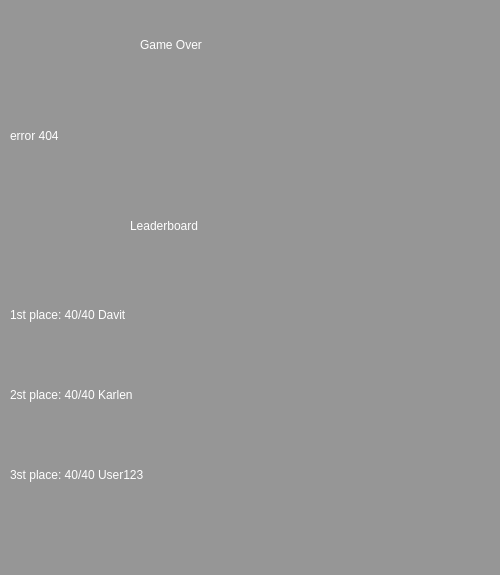
<?xml version="1.0" encoding="UTF-8"?>
<ui version="4.0">
 <class>Form</class>
 <widget class="QWidget" name="Form">
  <property name="geometry">
   <rect>
    <x>0</x>
    <y>0</y>
    <width>500</width>
    <height>575</height>
   </rect>
  </property>
  <property name="minimumSize">
   <size>
    <width>500</width>
    <height>575</height>
   </size>
  </property>
  <property name="maximumSize">
   <size>
    <width>500</width>
    <height>575</height>
   </size>
  </property>
  <property name="windowTitle">
   <string>Form</string>
  </property>
  <property name="styleSheet">
   <string notr="true">background-color: rgb(150, 150, 150);</string>
  </property>
  <widget class="QLabel" name="label_2">
   <property name="geometry">
    <rect>
     <x>10</x>
     <y>270</y>
     <width>480</width>
     <height>90</height>
    </rect>
   </property>
   <property name="styleSheet">
    <string notr="true">font: 20pt &quot;MS Shell Dlg 2&quot;;
color: rgb(255, 255, 255);</string>
   </property>
   <property name="text">
    <string>1st place: 40/40 Davit </string>
   </property>
  </widget>
  <widget class="QLabel" name="label_3">
   <property name="geometry">
    <rect>
     <x>10</x>
     <y>90</y>
     <width>471</width>
     <height>91</height>
    </rect>
   </property>
   <property name="styleSheet">
    <string notr="true">font: 20pt &quot;MS Shell Dlg 2&quot;;
color: rgb(255, 255, 255);</string>
   </property>
   <property name="text">
    <string>error 404</string>
   </property>
  </widget>
  <widget class="QLabel" name="label_4">
   <property name="geometry">
    <rect>
     <x>140</x>
     <y>0</y>
     <width>231</width>
     <height>91</height>
    </rect>
   </property>
   <property name="styleSheet">
    <string notr="true">font: 20pt &quot;MS Shell Dlg 2&quot;;
color: rgb(255, 255, 255);</string>
   </property>
   <property name="text">
    <string>Game Over</string>
   </property>
   <property name="textFormat">
    <enum>Qt::RichText</enum>
   </property>
  </widget>
  <widget class="QLabel" name="label_5">
   <property name="geometry">
    <rect>
     <x>130</x>
     <y>180</y>
     <width>251</width>
     <height>91</height>
    </rect>
   </property>
   <property name="styleSheet">
    <string notr="true">font: 20pt &quot;MS Shell Dlg 2&quot;;
color: rgb(255, 255, 255);</string>
   </property>
   <property name="text">
    <string>Leaderboard</string>
   </property>
  </widget>
  <widget class="QLabel" name="label_6">
   <property name="geometry">
    <rect>
     <x>10</x>
     <y>350</y>
     <width>480</width>
     <height>90</height>
    </rect>
   </property>
   <property name="styleSheet">
    <string notr="true">font: 20pt &quot;MS Shell Dlg 2&quot;;
color: rgb(255, 255, 255);</string>
   </property>
   <property name="text">
    <string>2st place: 40/40 Karlen</string>
   </property>
  </widget>
  <widget class="QLabel" name="label_7">
   <property name="geometry">
    <rect>
     <x>10</x>
     <y>430</y>
     <width>480</width>
     <height>90</height>
    </rect>
   </property>
   <property name="styleSheet">
    <string notr="true">font: 20pt &quot;MS Shell Dlg 2&quot;;
color: rgb(255, 255, 255);</string>
   </property>
   <property name="text">
    <string>3st place: 40/40 User123</string>
   </property>
  </widget>
 </widget>
 <resources/>
 <connections/>
</ui>
